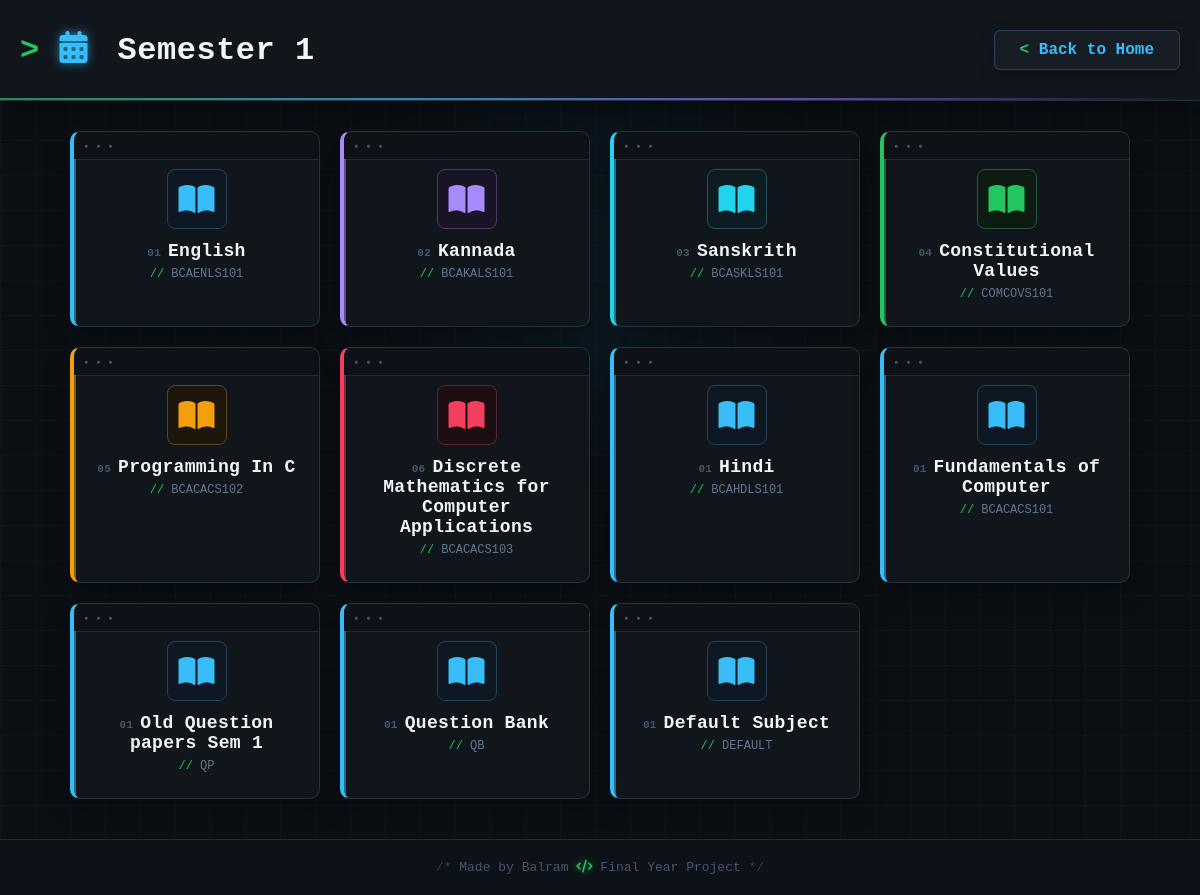
The app's page /semester/1/ with its own data.
### notes/models.py (models this page shows, shortened)
class Subject(models.Model):
    name = models.CharField(max_length=100)
    code = models.CharField(max_length=20)
    semester = models.IntegerField()

### notes/views.py (the view)
# urls.py: path('semester/<int:sem>/', views.semester_view, name='semester'),
def semester_view(request, sem):
    subjects = Subject.objects.filter(semester=sem)
    return render(request, 'semester.html', {
        'subjects': subjects,
        'semester': sem
    })

### templates/semester.html (shortened to what this page needs)
<!DOCTYPE html>
<html lang="en">
<head>
    <link rel="stylesheet" href="https://cdnjs.cloudflare.com/ajax/libs/font-awesome/6.0.0-beta3/css/all.min.css">
</head>
<body>
    <div class="header">
        <h1><i class="fas fa-calendar-alt"></i> Semester {{ semester }}</h1>
        <a href="{% url 'home' %}" class="back-btn"> Back to Home</a>
    </div>
    <div class="container">
        {% if subjects %}
        <div class="subject-grid">
            {% for subject in subjects %}
            <a href="{% url 'subject_detail' subject.id %}" class="subject-card">
                <i class="fas fa-book-open"></i>
                <h3>{{ subject.name }}</h3>
                <p>{{ subject.code }}</p>
            </a>
            {% endfor %}
        </div>
        {% else %}
        <div class="empty-state">
            <i class="fas fa-database"></i>
            <h3>No subjects added yet for Semester {{ semester }}</h3>
            <p style="margin-top: 10px;">Admin please add subjects with semester number {{ semester }}.</p>
        </div>
        {% endif %}
    </div>
    <div class="footer">
        Made by Balram <i class="fas fa-code"></i> Final Year Project
    </div>
</body>
</html>

### records on screen
Subject: name "English", code "BCAENLS101"
Subject: name "Kannada", code "BCAKALS101"
Subject: name "Sanskrith", code "BCASKLS101"
Subject: name "Constitutional Values", code "COMCOVS101"
Subject: name "Programming In C", code "BCACACS102"
Subject: name "Discrete Mathematics for Computer Applications", code "BCACACS103"
Subject: name "Hindi", code "BCAHDLS101"
Subject: name "Fundamentals of Computer", code "BCACACS101"
Subject: name "Old Question papers Sem 1", code "QP"
Subject: name "Question Bank", code "QB"
Subject: name "Default Subject", code "DEFAULT"

### other values on screen
{{ semester }} "1"
